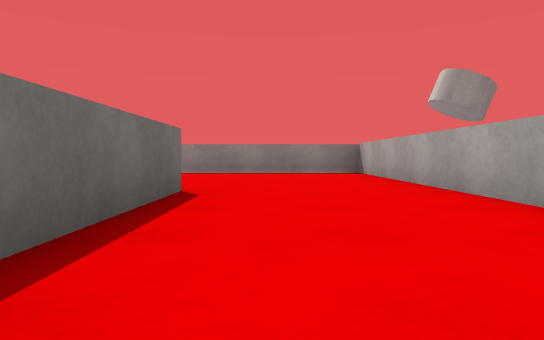
view 1 (above)

24 first-person views from a walk through a Unity game level. The camera is 0.37 m above the floor, tilts 2° down and sees 70° across. The floor is counted in squares, 1 m on a side. Each view is taken from the middle of a square. On the plan, view 1 faces up. The plan holds only what a view shows up to about 9 squares ahead; the rest is blank. Surface patterns are stand-ins for the level's own textures.

view 2
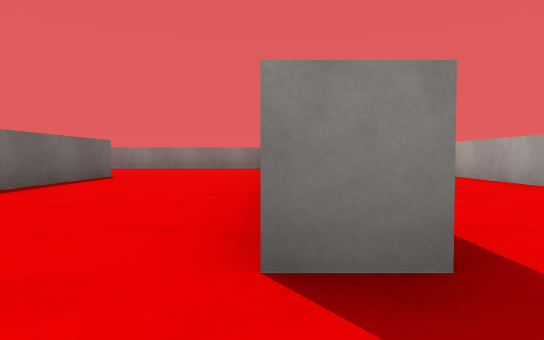

view 3
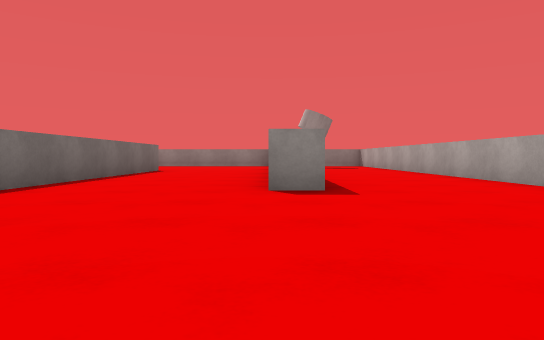

view 4
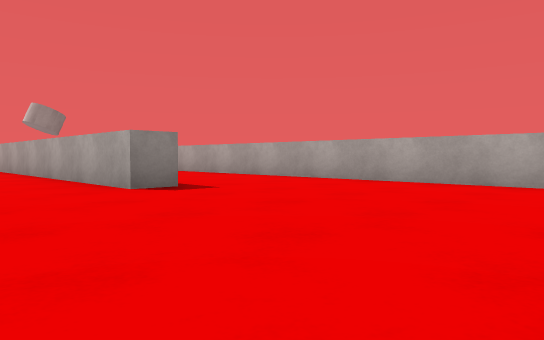

view 5
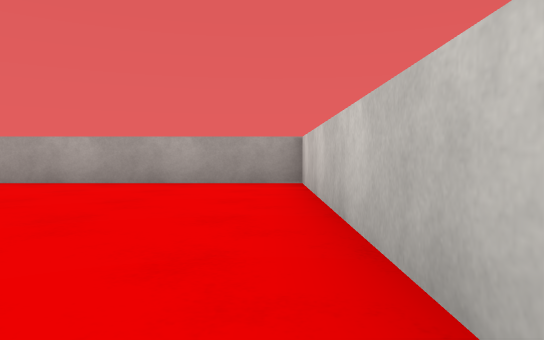

view 6
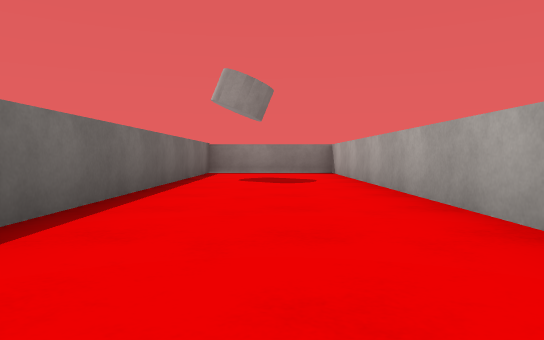

view 7
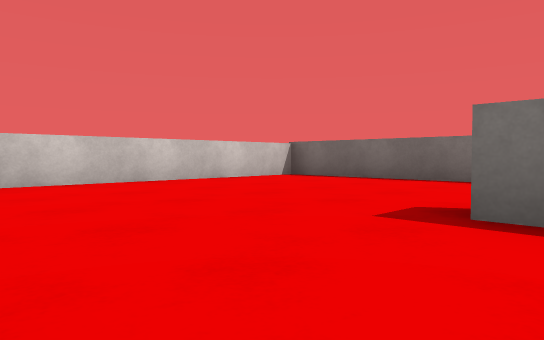

view 8
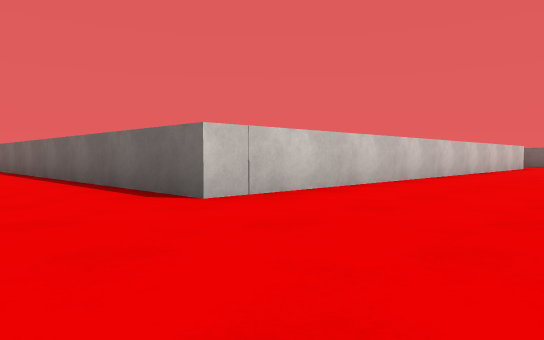

view 9
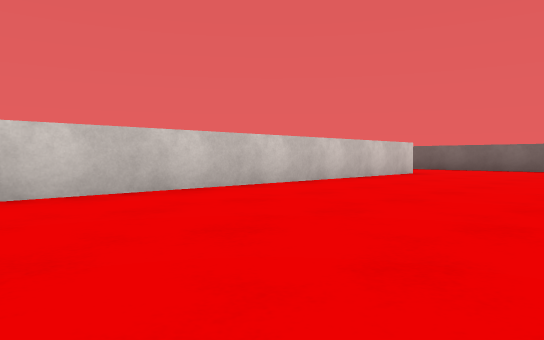

view 10
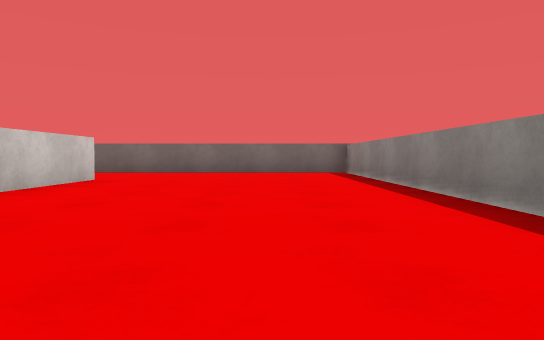

view 11
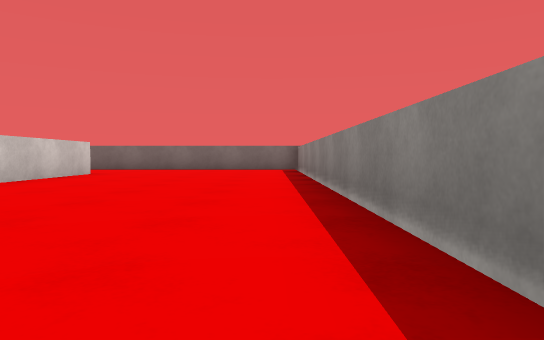

view 12
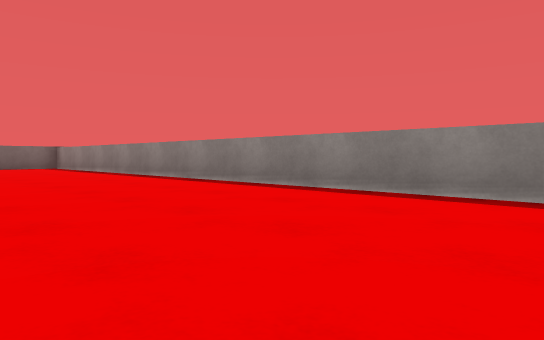

view 13
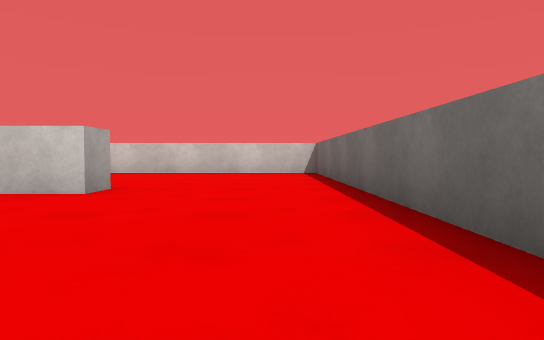

view 14
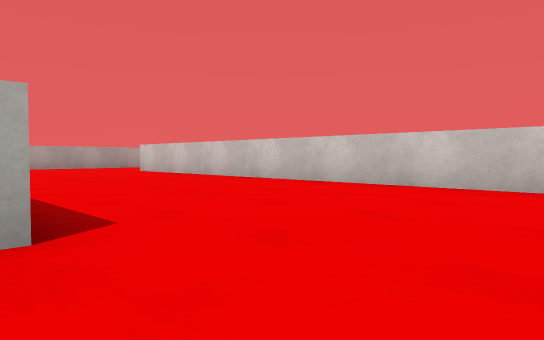

view 15
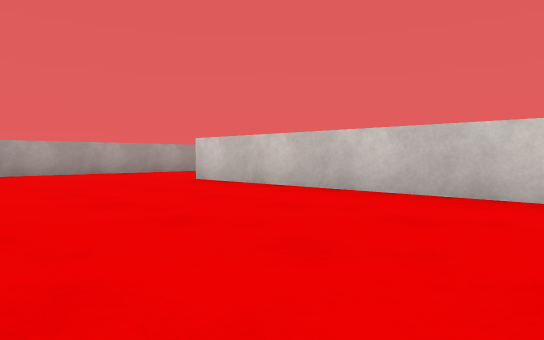

view 16
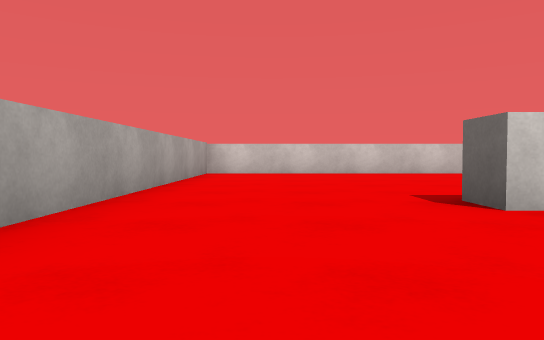

view 17
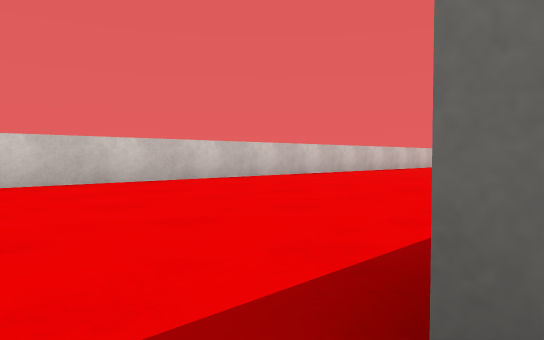

view 18
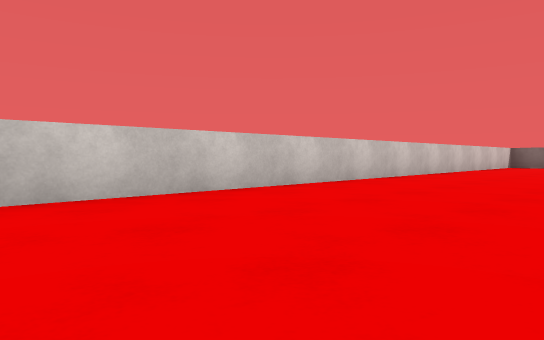

view 19
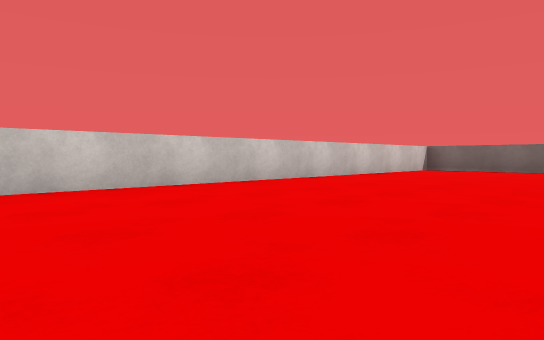

view 20
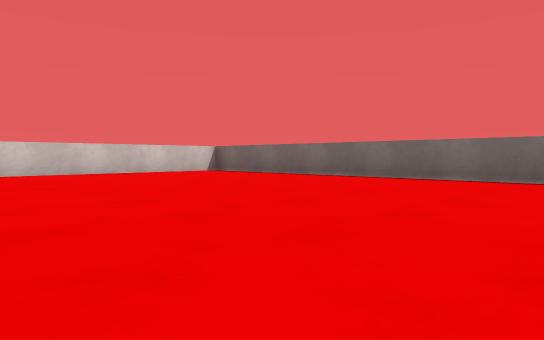

view 21
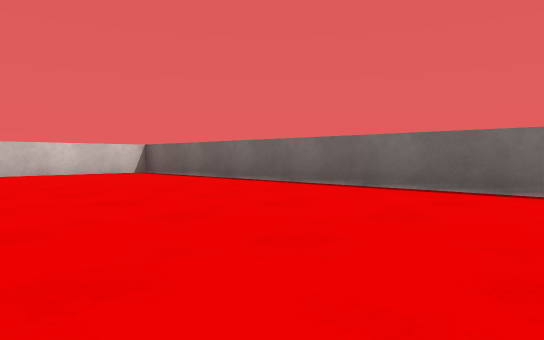

view 22
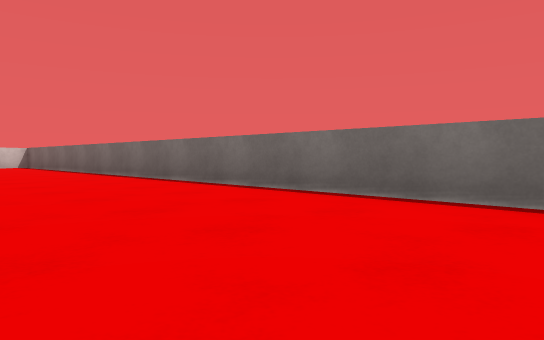

view 23
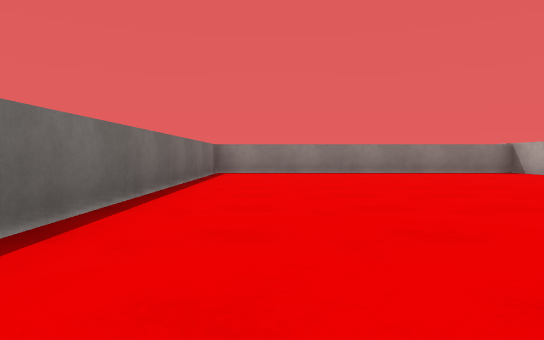

view 24
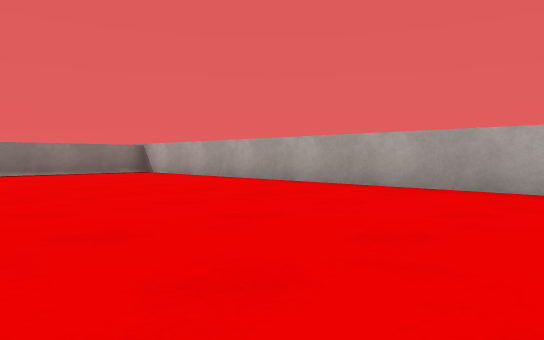

### Floor plan
Points are (right, up) in squares from view 1. A wall is a line through its corners. A room is listed if a view was taken in it or the views show most of it. See-through windows are left out.
Room 1 (views 1, 2, 3, 4, 5, 6, 7)
walls: (2.6, -1.4) (2.6, -1.8) (2, -1.8) (2, 5.5); (-1, 4.2) (-1, -6.4) (5.4, -6.4) (5.4, 8.7) (2.6, 8.7) (2.6, 2)
ways out: opening at (0.5, 4.5) to room 2
Room 2 (views 8, 9, 10, 11, 12, 13)
walls: (-12.2, 4.2) (-1, 4.2); (2, 5.5) (2, 8.7) (-15, 8.7) (-15, 4.5)
ways out: opening at (0.5, 4.5) to room 1; opening at (-13.5, 4) to room 3
Room 3 (views 14, 15, 16, 17, 18, 19, 20, 21, 22, 23, 24)
walls: (-15.6, 0.8) (-15.6, 8.7) (-22.3, 8.7) (-22.3, -6.4) (-1.6, -6.4) (-1.6, 1.6); (-12.2, 3.5) (-12.2, 4.2); (-15, 4.5) (-15, -0.6) (-4.6, -0.6) (-4.6, -1.2)
ways out: opening at (-13.5, 4) to room 2

Where each view was taken, in squares from view 1:
view 1: 0 up, 0 right, facing up
view 2: 3 down, 2 right, facing up
view 3: 6 down, 2 right, facing up
view 4: 6 down, 0 right, facing up-right
view 5: 6 down, 0 right, facing right
view 6: 0 up, 4 right, facing up
view 7: 1 down, 5 right, facing down-left
view 8: 7 up, 1 right, facing down-left
view 9: 8 up, 4 left, facing down-left
view 10: 7 up, 6 left, facing left
view 11: 8 up, 4 left, facing left
view 12: 5 up, 2 left, facing up-left
view 13: 8 up, 14 left, facing down
view 14: 4 up, 14 left, facing down-right
view 15: 3 up, 10 left, facing down-right
view 16: 2 up, 3 left, facing down
view 17: 1 down, 4 left, facing down-left
view 18: 3 down, 8 left, facing down-left
view 19: 2 down, 12 left, facing down-left
view 20: 2 up, 16 left, facing down-left
view 21: 2 up, 18 left, facing down-left
view 22: 8 up, 19 left, facing down-left
view 23: 0 up, 21 left, facing up
view 24: 0 up, 20 left, facing up-right
